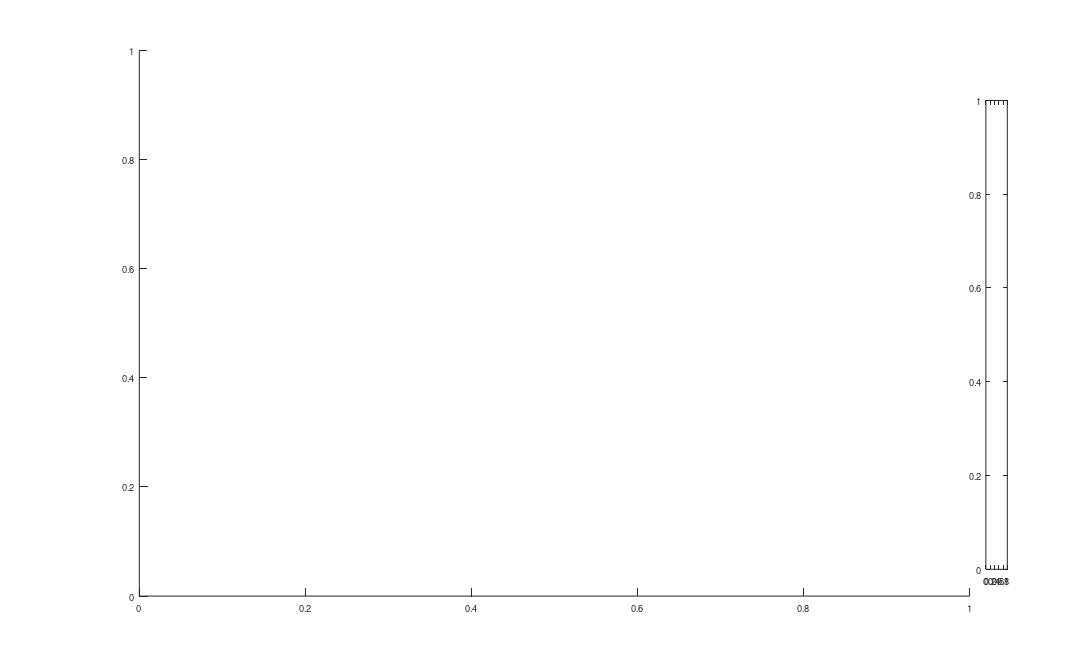

Write MATLAB code to recreate this figure. (Note: this script raises an error after producing the figure.)
function publication_visualization_utility()
    % Publication-ready visualization utility for Lead II ECG scalograms
    % Provides comprehensive analysis and visualization tools for research publications
    
    fprintf('=== PUBLICATION-READY VISUALIZATION UTILITY ===\n');
    fprintf('Available functions:\n');
    fprintf('1. create_sample_figure() - Create sample scalograms across groups\n');
    fprintf('2. create_comparison_figure() - Compare scalograms between conditions\n');
    fprintf('3. analyze_dataset_statistics() - Generate comprehensive statistics\n');
    fprintf('4. create_methodology_figure() - Show CWT methodology\n');
    fprintf('5. export_publication_figures() - Export all figures for publication\n');
    fprintf('6. create_age_analysis_figure() - Age-based analysis\n');
    fprintf('7. create_frequency_analysis() - Frequency domain analysis\n\n');
    
    % Set default paths
    global DATASET_PATH OUTPUT_PATH
    DATASET_PATH = 'C:\Users\henry\Downloads\ECG-Dx\Lead2_Scalogram_Dataset';
    OUTPUT_PATH = 'C:\Users\henry\Downloads\ECG-Dx\Publication_Figures';
    
    if ~exist(OUTPUT_PATH, 'dir')
        mkdir(OUTPUT_PATH);
    end
    
    % Run comprehensive analysis
    fprintf('Generating all publication figures...\n');
    create_sample_figure();
    create_comparison_figure();
    analyze_dataset_statistics();
    create_methodology_figure();
    create_age_analysis_figure();
    create_frequency_analysis();
    export_publication_figures();
    
    fprintf('All publication figures generated in: %s\n', OUTPUT_PATH);
end

function create_sample_figure()
    % Create publication-quality figure showing sample scalograms from each group
    
    global DATASET_PATH OUTPUT_PATH
    
    groups = {'SB', 'AFIB', 'GSVT', 'SR'};
    group_names = {'Sinus Bradycardia', 'Atrial Fibrillation', 'GSVT', 'Sinus Rhythm'};
    
    % Set publication parameters
    fig = figure('Position', [100, 100, 1600, 1000], 'Color', 'white');
    set(fig, 'PaperPositionMode', 'auto', 'PaperUnits', 'inches');
    
    samples_per_group = 3;
    subplot_idx = 1;
    
    for group_idx = 1:length(groups)
        group_name = groups{group_idx};
        group_path = fullfile(DATASET_PATH, 'training', group_name);
        
        if exist(group_path, 'dir')
            png_files = dir(fullfile(group_path, '*_Lead2_4sec.png'));
            
            % Select representative samples
            if length(png_files) >= samples_per_group
                sample_indices = round(linspace(1, length(png_files), samples_per_group));
                
                for sample_idx = 1:samples_per_group
                    subplot(length(groups), samples_per_group, subplot_idx);
                    
                    img_path = fullfile(group_path, png_files(sample_indices(sample_idx)).name);
                    img = imread(img_path);
                    
                    imagesc(img);
                    axis image off;
                    
                    % Add time and frequency axes for first column
                    if sample_idx == 1
                        % Add time axis (0-4 seconds)
                        time_ticks = [1, 57, 113, 170, 227]; % Approximate positions
                        time_labels = {'0', '1', '2', '3', '4'};
                        
                        % Add frequency axis (approximate values for CWT)
                        freq_ticks = [1, 30, 60, 90, 120, 150, 180, 210, 227];
                        freq_labels = {'250', '100', '50', '25', '12', '6', '3', '1.5', '1'};
                        
                        set(gca, 'XTick', time_ticks, 'XTickLabel', time_labels, ...
                                'YTick', freq_ticks, 'YTickLabel', freq_labels);
                        xlabel('Time (s)', 'FontSize', 12, 'FontWeight', 'bold');
                        ylabel('Frequency (Hz)', 'FontSize', 12, 'FontWeight', 'bold');
                        
                        % Add group label
                        text(-30, 113, group_names{group_idx}, 'Rotation', 90, ...
                             'HorizontalAlignment', 'center', 'VerticalAlignment', 'middle', ...
                             'FontSize', 14, 'FontWeight', 'bold');
                    end
                    
                    % Add patient ID as title for top row
                    if group_idx == 1
                        [~, filename, ~] = fileparts(png_files(sample_indices(sample_idx)).name);
                        patient_id = extractBefore(filename, '_Lead2_4sec');
                        title(patient_id, 'FontSize', 10, 'Interpreter', 'none');
                    end
                    
                    subplot_idx = subplot_idx + 1;
                end
            end
        end
    end
    
    % Add colorbar
    colorbar('Position', [0.92, 0.15, 0.02, 0.7], 'FontSize', 12);
    
    % Add main title
    sgtitle('Lead II ECG Scalograms by Cardiac Condition (First 4 seconds)', ...
            'FontSize', 16, 'FontWeight', 'bold');
    
    % Save figure
    saveas(fig, fullfile(OUTPUT_PATH, 'Figure1_Sample_Scalograms.png'), 'png');
    saveas(fig, fullfile(OUTPUT_PATH, 'Figure1_Sample_Scalograms.pdf'), 'pdf');
    
    fprintf('Generated Figure 1: Sample scalograms\n');
end

function create_comparison_figure()
    % Create side-by-side comparison of different cardiac conditions
    
    global DATASET_PATH OUTPUT_PATH
    
    groups = {'SR', 'AFIB', 'GSVT', 'SB'};
    group_names = {'Normal Sinus Rhythm', 'Atrial Fibrillation', 'GSVT', 'Sinus Bradycardia'};
    colors = [0.2, 0.6, 0.8; 0.8, 0.2, 0.2; 0.8, 0.6, 0.2; 0.4, 0.8, 0.4];
    
    fig = figure('Position', [100, 100, 1800, 600], 'Color', 'white');
    
    for group_idx = 1:length(groups)
        group_name = groups{group_idx};
        group_path = fullfile(DATASET_PATH, 'training', group_name);
        
        if exist(group_path, 'dir')
            png_files = dir(fullfile(group_path, '*_Lead2_4sec.png'));
            
            if ~isempty(png_files)
                % Select middle file for consistency
                middle_idx = round(length(png_files) / 2);
                img_path = fullfile(group_path, png_files(middle_idx).name);
                img = imread(img_path);
                
                subplot(1, length(groups), group_idx);
                imagesc(img);
                axis image;
                
                % Add proper axes
                time_ticks = [1, 57, 113, 170, 227];
                time_labels = {'0', '1', '2', '3', '4'};
                freq_ticks = [1, 57, 113, 170, 227];
                freq_labels = {'250', '50', '12', '3', '1'};
                
                set(gca, 'XTick', time_ticks, 'XTickLabel', time_labels, ...
                        'YTick', freq_ticks, 'YTickLabel', freq_labels, ...
                        'FontSize', 11);
                
                xlabel('Time (s)', 'FontSize', 12, 'FontWeight', 'bold');
                if group_idx == 1
                    ylabel('Frequency (Hz)', 'FontSize', 12, 'FontWeight', 'bold');
                end
                
                title(group_names{group_idx}, 'FontSize', 13, 'FontWeight', 'bold', ...
                      'Color', colors(group_idx, :));
                
                % Add border with group color
                hold on;
                rectangle('Position', [0.5, 0.5, 227, 227], 'EdgeColor', colors(group_idx, :), ...
                         'LineWidth', 3);
                hold off;
            end
        end
    end
    
    % Add unified colorbar
    colorbar('Position', [0.93, 0.2, 0.015, 0.6], 'FontSize', 12);
    
    sgtitle('Comparative Analysis: Lead II Scalograms Across Cardiac Conditions', ...
            'FontSize', 16, 'FontWeight', 'bold');
    
    % Save figure
    saveas(fig, fullfile(OUTPUT_PATH, 'Figure2_Condition_Comparison.png'), 'png');
    saveas(fig, fullfile(OUTPUT_PATH, 'Figure2_Condition_Comparison.pdf'), 'pdf');
    
    fprintf('Generated Figure 2: Condition comparison\n');
end

function stats = analyze_dataset_statistics()
    % Generate comprehensive dataset statistics for publication
    
    global DATASET_PATH OUTPUT_PATH
    
    groups = {'SB', 'AFIB', 'GSVT', 'SR'};
    datasets = {'training', 'validation'};
    
    stats = struct();
    
    fprintf('\n=== DATASET STATISTICS FOR PUBLICATION ===\n');
    
    total_patients = 0;
    group_totals = zeros(1, length(groups));
    
    % Collect statistics
    for dataset_idx = 1:length(datasets)
        dataset_name = datasets{dataset_idx};
        
        for group_idx = 1:length(groups)
            group_name = groups{group_idx};
            group_path = fullfile(DATASET_PATH, dataset_name, group_name);
            
            if exist(group_path, 'dir')
                png_files = dir(fullfile(group_path, '*_Lead2_4sec.png'));
                count = length(png_files);
                
                field_name = sprintf('%s_%s', dataset_name, group_name);
                stats.(field_name) = count;
                group_totals(group_idx) = group_totals(group_idx) + count;
                total_patients = total_patients + count;
                
                % Extract age information
                ages = [];
                for file_idx = 1:length(png_files)
                    filename = png_files(file_idx).name;
                    age_match = regexp(filename, 'age(\d+)', 'tokens');
                    if ~isempty(age_match)
                        ages(end+1) = str2double(age_match{1}{1});
                    end
                end
                
                if ~isempty(ages)
                    age_field = sprintf('%s_%s_ages', dataset_name, group_name);
                    stats.(age_field) = ages;
                end
            end
        end
    end
    
    % Create statistics table figure
    fig = figure('Position', [100, 100, 1200, 800], 'Color', 'white');
    
    % Create summary table
    subplot(2, 2, 1);
    table_data = zeros(length(groups), 3); % [Training, Validation, Total]
    
    for group_idx = 1:length(groups)
        group_name = groups{group_idx};
        train_field = sprintf('training_%s', group_name);
        val_field = sprintf('validation_%s', group_name);
        
        train_count = 0;
        val_count = 0;
        
        if isfield(stats, train_field)
            train_count = stats.(train_field);
        end
        if isfield(stats, val_field)
            val_count = stats.(val_field);
        end
        
        table_data(group_idx, :) = [train_count, val_count, train_count + val_count];
    end
    
    % Display as table
    axis off;
    col_labels = {'Training', 'Validation', 'Total'};
    row_labels = {'SB', 'AFIB', 'GSVT', 'SR'};
    
    table_handle = uitable('Parent', gca, 'Data', table_data, ...
                          'ColumnName', col_labels, 'RowName', row_labels, ...
                          'Position', [0.1, 0.1, 0.8, 0.8], ...
                          'FontSize', 12);
    title('Dataset Distribution by Condition', 'FontSize', 14, 'FontWeight', 'bold');
    
    % Age distribution analysis
    subplot(2, 2, 2);
    all_ages = [];
    group_ages = cell(length(groups), 1);
    
    for group_idx = 1:length(groups)
        group_name = groups{group_idx};
        group_all_ages = [];
        
        for dataset_idx = 1:length(datasets)
            dataset_name = datasets{dataset_idx};
            age_field = sprintf('%s_%s_ages', dataset_name, group_name);
            
            if isfield(stats, age_field)
                ages = stats.(age_field);
                group_all_ages = [group_all_ages, ages];
                all_ages = [all_ages, ages];
            end
        end
        
        group_ages{group_idx} = group_all_ages;
    end
    
    % Box plot of ages by group
    if ~isempty(all_ages)
        boxplot([group_ages{:}], [repmat(1, 1, length(group_ages{1})), ...
                                 repmat(2, 1, length(group_ages{2})), ...
                                 repmat(3, 1, length(group_ages{3})), ...
                                 repmat(4, 1, length(group_ages{4}))], ...
                'Labels', groups);
        title('Age Distribution by Condition', 'FontSize', 14, 'FontWeight', 'bold');
        xlabel('Cardiac Condition', 'FontSize', 12);
        ylabel('Age (years)', 'FontSize', 12);
        grid on;
    end
    
    % Dataset balance pie chart
    subplot(2, 2, 3);
    pie(group_totals, groups);
    title('Dataset Balance Across Conditions', 'FontSize', 14, 'FontWeight', 'bold');
    
    % Summary statistics text
    subplot(2, 2, 4);
    axis off;
    
    summary_text = {
        sprintf('Total Patients: %d', total_patients)
        sprintf('Training: %d (%.1f%%)', sum(table_data(:,1)), sum(table_data(:,1))/total_patients*100)
        sprintf('Validation: %d (%.1f%%)', sum(table_data(:,2)), sum(table_data(:,2))/total_patients*100)
        ''
        'Condition Distribution:'
        sprintf('  SB: %d (%.1f%%)', group_totals(1), group_totals(1)/total_patients*100)
        sprintf('  AFIB: %d (%.1f%%)', group_totals(2), group_totals(2)/total_patients*100)
        sprintf('  GSVT: %d (%.1f%%)', group_totals(3), group_totals(3)/total_patients*100)
        sprintf('  SR: %d (%.1f%%)', group_totals(4), group_totals(4)/total_patients*100)
    };
    
    if ~isempty(all_ages)
        summary_text{end+1} = '';
        summary_text{end+1} = sprintf('Age Range: %d - %d years', min(all_ages), max(all_ages));
        summary_text{end+1} = sprintf('Mean Age: %.1f ± %.1f years', mean(all_ages), std(all_ages));
    end
    
    text(0.1, 0.9, summary_text, 'FontSize', 12, 'VerticalAlignment', 'top');
    
    sgtitle('Dataset Statistics Summary', 'FontSize', 16, 'FontWeight', 'bold');
    
    % Save figure
    saveas(fig, fullfile(OUTPUT_PATH, 'Figure3_Dataset_Statistics.png'), 'png');
    saveas(fig, fullfile(OUTPUT_PATH, 'Figure3_Dataset_Statistics.pdf'), 'pdf');
    
    % Save statistics to file
    stats_file = fullfile(OUTPUT_PATH, 'dataset_statistics.txt');
    fid = fopen(stats_file, 'w');
    
    fprintf(fid, '=== LEAD II SCALOGRAM DATASET STATISTICS ===\n');
    fprintf(fid, 'Generated: %s\n\n', datestr(now));
    
    fprintf(fid, 'OVERALL STATISTICS:\n');
    fprintf(fid, 'Total patients: %d\n', total_patients);
    fprintf(fid, 'Training samples: %d (%.1f%%)\n', sum(table_data(:,1)), sum(table_data(:,1))/total_patients*100);
    fprintf(fid, 'Validation samples: %d (%.1f%%)\n\n', sum(table_data(:,2)), sum(table_data(:,2))/total_patients*100);
    
    fprintf(fid, 'CONDITION BREAKDOWN:\n');
    for group_idx = 1:length(groups)
        fprintf(fid, '%s: Training=%d, Validation=%d, Total=%d (%.1f%%)\n', ...
                groups{group_idx}, table_data(group_idx,1), table_data(group_idx,2), ...
                table_data(group_idx,3), table_data(group_idx,3)/total_patients*100);
    end
    
    if ~isempty(all_ages)
        fprintf(fid, '\nAGE STATISTICS:\n');
        fprintf(fid, 'Age range: %d - %d years\n', min(all_ages), max(all_ages));
        fprintf(fid, 'Mean age: %.1f ± %.1f years\n', mean(all_ages), std(all_ages));
        fprintf(fid, 'Median age: %.1f years\n', median(all_ages));
    end
    
    fclose(fid);
    
    fprintf('Generated Figure 3: Dataset statistics\n');
    fprintf('Statistics saved to: %s\n', stats_file);
    
    return
end

function create_methodology_figure()
    % Create figure explaining the CWT methodology
    
    global OUTPUT_PATH
    
    % Generate sample ECG signal (synthetic)
    fs = 500;
    t = 0:1/fs:4-1/fs;
    
    % Create synthetic ECG-like signal
    ecg_signal = 0.5 * sin(2*pi*1.2*t) + ... % Heart rate component
                 0.3 * sin(2*pi*15*t) + ...  % P-wave component
                 0.8 * sin(2*pi*25*t) + ...  % QRS component
                 0.2 * sin(2*pi*5*t) + ...   % T-wave component
                 0.1 * randn(size(t));        % Noise
    
    fig = figure('Position', [100, 100, 1600, 1000], 'Color', 'white');
    
    % Original signal
    subplot(3, 2, [1, 2]);
    plot(t, ecg_signal, 'b-', 'LineWidth', 2);
    xlabel('Time (s)', 'FontSize', 12, 'FontWeight', 'bold');
    ylabel('Amplitude (mV)', 'FontSize', 12, 'FontWeight', 'bold');
    title('A) Original Lead II ECG Signal (4 seconds)', 'FontSize', 14, 'FontWeight', 'bold');
    grid on;
    xlim([0, 4]);
    
    % CWT scalogram
    subplot(3, 2, [3, 4]);
    [wt, frequencies] = cwt(ecg_signal, 'amor', fs, 'VoicesPerOctave', 12);
    scalogram = abs(wt);
    scalogram_log = log10(scalogram + eps);
    
    imagesc(t, frequencies, scalogram_log);
    set(gca, 'YDir', 'normal', 'YScale', 'log');
    xlabel('Time (s)', 'FontSize', 12, 'FontWeight', 'bold');
    ylabel('Frequency (Hz)', 'FontSize', 12, 'FontWeight', 'bold');
    title('B) Continuous Wavelet Transform Scalogram', 'FontSize', 14, 'FontWeight', 'bold');
    colorbar;
    
    % Wavelet example
    subplot(3, 2, 5);
    [psi, x] = morlet(-8, 8, 1000);
    plot(x, real(psi), 'r-', 'LineWidth', 2);
    hold on;
    plot(x, imag(psi), 'b-', 'LineWidth', 2);
    plot(x, abs(psi), 'k--', 'LineWidth', 2);
    xlabel('Time', 'FontSize', 12, 'FontWeight', 'bold');
    ylabel('Amplitude', 'FontSize', 12, 'FontWeight', 'bold');
    title('C) Analytic Morlet Wavelet', 'FontSize', 14, 'FontWeight', 'bold');
    legend('Real', 'Imaginary', 'Magnitude', 'Location', 'best');
    grid on;
    
    % Final processed image
    subplot(3, 2, 6);
    % Simulate the final processing
    scalogram_normalized = (scalogram_log - min(scalogram_log(:))) / ...
                          (max(scalogram_log(:)) - min(scalogram_log(:)));
    scalogram_resized = imresize(scalogram_normalized, [227, 227]);
    
    imagesc(scalogram_resized);
    axis image;
    xlabel('Time (227 pixels)', 'FontSize', 12, 'FontWeight', 'bold');
    ylabel('Frequency (227 pixels)', 'FontSize', 12, 'FontWeight', 'bold');
    title('D) Final 227×227 RGB Scalogram', 'FontSize', 14, 'FontWeight', 'bold');
    colorbar;
    
    sgtitle('ECG to Scalogram Conversion Methodology', 'FontSize', 16, 'FontWeight', 'bold');
    
    % Save figure
    saveas(fig, fullfile(OUTPUT_PATH, 'Figure4_Methodology.png'), 'png');
    saveas(fig, fullfile(OUTPUT_PATH, 'Figure4_Methodology.pdf'), 'pdf');
    
    fprintf('Generated Figure 4: Methodology\n');
end

function create_age_analysis_figure()
    % Create age-based analysis figure
    
    global DATASET_PATH OUTPUT_PATH
    
    groups = {'SB', 'AFIB', 'GSVT', 'SR'};
    datasets = {'training', 'validation'};
    age_bins = [0:10:100]; % Age bins: 0-10, 10-20, ..., 90-100
    
    % Collect age data
    age_data = struct();
    for group_idx = 1:length(groups)
        group_name = groups{group_idx};
        all_ages = [];
        
        for dataset_idx = 1:length(datasets)
            dataset_name = datasets{dataset_idx};
            group_path = fullfile(DATASET_PATH, dataset_name, group_name);
            
            if exist(group_path, 'dir')
                png_files = dir(fullfile(group_path, '*_Lead2_4sec.png'));
                
                for file_idx = 1:length(png_files)
                    filename = png_files(file_idx).name;
                    age_match = regexp(filename, 'age(\d+)', 'tokens');
                    if ~isempty(age_match)
                        age = str2double(age_match{1}{1});
                        if age >= 0 && age <= 100
                            all_ages(end+1) = age;
                        end
                    end
                end
            end
        end
        
        age_data.(group_name) = all_ages;
    end
    
    fig = figure('Position', [100, 100, 1600, 1000], 'Color', 'white');
    
    % Age distribution histogram
    subplot(2, 3, [1, 2]);
    colors = [0.8, 0.2, 0.2; 0.2, 0.6, 0.8; 0.8, 0.6, 0.2; 0.4, 0.8, 0.4];
    
    hold on;
    for group_idx = 1:length(groups)
        group_name = groups{group_idx};
        ages = age_data.(group_name);
        if ~isempty(ages)
            histogram(ages, age_bins, 'FaceColor', colors(group_idx, :), ...
                     'FaceAlpha', 0.7, 'DisplayName', group_name);
        end
    end
    
    xlabel('Age (years)', 'FontSize', 12, 'FontWeight', 'bold');
    ylabel('Number of Patients', 'FontSize', 12, 'FontWeight', 'bold');
    title('Age Distribution by Cardiac Condition', 'FontSize', 14, 'FontWeight', 'bold');
    legend('Location', 'northeast');
    grid on;
    
    % Box plot comparison
    subplot(2, 3, 3);
    group_ages_array = [];
    group_labels = [];
    
    for group_idx = 1:length(groups)
        group_name = groups{group_idx};
        ages = age_data.(group_name);
        group_ages_array = [group_ages_array, ages];
        group_labels = [group_labels, repmat(group_idx, 1, length(ages))];
    end
    
    if ~isempty(group_ages_array)
        boxplot(group_ages_array, group_labels, 'Labels', groups);
        ylabel('Age (years)', 'FontSize', 12, 'FontWeight', 'bold');
        title('Age Distribution Comparison', 'FontSize', 14, 'FontWeight', 'bold');
        grid on;
    end
    
    % Sample scalograms by age groups
    age_groups = {'Young (≤40)', 'Middle (41-65)', 'Elderly (>65)'};
    subplot_positions = [2, 3, 4; 2, 3, 5; 2, 3, 6];
    
    for age_group_idx = 1:length(age_groups)
        subplot(subplot_positions(age_group_idx, 1), ...
                subplot_positions(age_group_idx, 2), ...
                subplot_positions(age_group_idx, 3));
        
        % Find representative sample
        found_sample = false;
        
        for group_idx = 1:length(groups)
            if found_sample, break; end
            
            group_name = groups{group_idx};
            group_path = fullfile(DATASET_PATH, 'training', group_name);
            
            if exist(group_path, 'dir')
                png_files = dir(fullfile(group_path, '*_Lead2_4sec.png'));
                
                for file_idx = 1:length(png_files)
                    filename = png_files(file_idx).name;
                    age_match = regexp(filename, 'age(\d+)', 'tokens');
                    
                    if ~isempty(age_match)
                        age = str2double(age_match{1}{1});
                        
                        age_in_range = false;
                        if age_group_idx == 1 && age <= 40
                            age_in_range = true;
                        elseif age_group_idx == 2 && age > 40 && age <= 65
                            age_in_range = true;
                        elseif age_group_idx == 3 && age > 65
                            age_in_range = true;
                        end
                        
                        if age_in_range
                            img_path = fullfile(group_path, filename);
                            img = imread(img_path);
                            imagesc(img);
                            axis image off;
                            title(sprintf('%s (Age %d, %s)', age_groups{age_group_idx}, age, group_name), ...
                                  'FontSize', 12, 'FontWeight', 'bold');
                            found_sample = true;
                            break;
                        end
                    end
                end
            end
        end
        
        if ~found_sample
            axis off;
            text(0.5, 0.5, 'No sample found', 'HorizontalAlignment', 'center');
        end
    end
    
    sgtitle('Age-Based Analysis of Lead II Scalograms', 'FontSize', 16, 'FontWeight', 'bold');
    
    % Save figure
    saveas(fig, fullfile(OUTPUT_PATH, 'Figure5_Age_Analysis.png'), 'png');
    saveas(fig, fullfile(OUTPUT_PATH, 'Figure5_Age_Analysis.pdf'), 'pdf');
    
    fprintf('Generated Figure 5: Age analysis\n');
end

function create_frequency_analysis()
    % Create frequency domain analysis
    
    global OUTPUT_PATH
    
    % Generate example frequency analysis
    fig = figure('Position', [100, 100, 1400, 800], 'Color', 'white');
    
    % CWT frequency scales
    subplot(2, 2, 1);
    fs = 500;
    voices_per_octave = 12;
    
    % Generate frequency vector for CWT
    freq_limits = [1, fs/2];
    num_octaves = log2(freq_limits(2)/freq_limits(1));
    num_voices = num_octaves * voices_per_octave;
    frequencies = freq_limits(1) * 2.^((0:num_voices-1) / voices_per_octave);
    
    semilogx(frequencies, 1:length(frequencies), 'b-', 'LineWidth', 2);
    xlabel('Frequency (Hz)', 'FontSize', 12, 'FontWeight', 'bold');
    ylabel('Scale Index', 'FontSize', 12, 'FontWeight', 'bold');
    title('CWT Frequency Distribution', 'FontSize', 14, 'FontWeight', 'bold');
    grid on;
    
    % Typical ECG frequency bands
    subplot(2, 2, 2);
    freq_bands = [0.05, 0.15; 0.15, 0.25; 0.25, 40; 40, 100; 100, 250];
    band_names = {'Baseline Wander', 'Low Freq Noise', 'QRS Complex', 'Muscle Noise', 'High Freq Noise'};
    band_colors = [0.7, 0.7, 0.7; 0.8, 0.6, 0.4; 0.2, 0.8, 0.2; 0.8, 0.4, 0.4; 0.4, 0.4, 0.8];
    
    for band_idx = 1:size(freq_bands, 1)
        freq_range = freq_bands(band_idx, :);
        bar_height = band_idx;
        
        barh(bar_height, freq_range(2) - freq_range(1), 'BarWidth', 0.8, ...
             'FaceColor', band_colors(band_idx, :), 'EdgeColor', 'k');
        hold on;
    end
    
    set(gca, 'YTick', 1:length(band_names), 'YTickLabel', band_names);
    xlabel('Frequency Range (Hz)', 'FontSize', 12, 'FontWeight', 'bold');
    title('ECG Frequency Bands', 'FontSize', 14, 'FontWeight', 'bold');
    grid on;
    xlim([0, 250]);
    
    % Wavelet resolution
    subplot(2, 2, 3);
    central_freq = 0.8; % For Morlet wavelet
    time_bandwidth = 60; % Morlet parameter
    
    test_freqs = logspace(0, 2, 50); % 1 to 100 Hz
    time_resolution = time_bandwidth ./ (2 * pi * test_freqs);
    freq_resolution = test_freqs / voices_per_octave;
    
    yyaxis left;
    loglog(test_freqs, time_resolution, 'b-', 'LineWidth', 2);
    ylabel('Time Resolution (s)', 'FontSize', 12, 'FontWeight', 'bold', 'Color', 'b');
    
    yyaxis right;
    loglog(test_freqs, freq_resolution, 'r-', 'LineWidth', 2);
    ylabel('Frequency Resolution (Hz)', 'FontSize', 12, 'FontWeight', 'bold', 'Color', 'r');
    
    xlabel('Frequency (Hz)', 'FontSize', 12, 'FontWeight', 'bold');
    title('Time-Frequency Resolution Trade-off', 'FontSize', 14, 'FontWeight', 'bold');
    grid on;
    
    % Processing pipeline summary
    subplot(2, 2, 4);
    axis off;
    
    pipeline_text = {
        'PROCESSING PIPELINE SUMMARY:'
        ''
        '1. Signal Preprocessing:'
        '   • DC removal: signal = signal - mean(signal)'
        '   • Normalization: signal = signal / std(signal)'
        ''
        '2. CWT Parameters:'
        '   • Wavelet: Analytic Morlet (amor)'
        '   • Voices per octave: 12'
        '   • Frequency range: 1-250 Hz'
        ''
        '3. Scalogram Generation:'
        '   • Magnitude: |CWT coefficients|'
        '   • Log scaling: log₁₀(magnitude + ε)'
        '   • Normalization: [0, 1] range'
        ''
        '4. Image Processing:'
        '   • Colormap: Jet (128 colors)'
        '   • Resize: 227×227 pixels'
        '   • Format: RGB uint8'
    };
    
    text(0.05, 0.95, pipeline_text, 'FontSize', 11, 'VerticalAlignment', 'top', ...
         'FontName', 'FixedWidth');
    
    sgtitle('Frequency Domain Analysis and Processing Pipeline', ...
            'FontSize', 16, 'FontWeight', 'bold');
    
    % Save figure
    saveas(fig, fullfile(OUTPUT_PATH, 'Figure6_Frequency_Analysis.png'), 'png');
    saveas(fig, fullfile(OUTPUT_PATH, 'Figure6_Frequency_Analysis.pdf'), 'pdf');
    
    fprintf('Generated Figure 6: Frequency analysis\n');
end

function export_publication_figures()
    % Export all figures in publication-ready formats
    
    global OUTPUT_PATH
    
    % Publication settings
    set(0, 'DefaultFigureRenderer', 'painters'); % For vector graphics
    
    fprintf('\nExporting publication-ready figures...\n');
    
    % Create a summary document
    summary_file = fullfile(OUTPUT_PATH, 'Figure_Summary.txt');
    fid = fopen(summary_file, 'w');
    
    fprintf(fid, '=== PUBLICATION FIGURE SUMMARY ===\n');
    fprintf(fid, 'Generated: %s\n\n', datestr(now));
    
    fprintf(fid, 'AVAILABLE FIGURES:\n\n');
    
    fprintf(fid, 'Figure 1: Sample Scalograms\n');
    fprintf(fid, '- Shows representative scalograms from each cardiac condition\n');
    fprintf(fid, '- 3 samples per condition with proper time/frequency axes\n');
    fprintf(fid, '- Files: Figure1_Sample_Scalograms.png/.pdf\n\n');
    
    fprintf(fid, 'Figure 2: Condition Comparison\n');
    fprintf(fid, '- Side-by-side comparison of all four conditions\n');
    fprintf(fid, '- Color-coded borders for easy identification\n');
    fprintf(fid, '- Files: Figure2_Condition_Comparison.png/.pdf\n\n');
    
    fprintf(fid, 'Figure 3: Dataset Statistics\n');
    fprintf(fid, '- Comprehensive dataset overview with tables and charts\n');
    fprintf(fid, '- Age distribution analysis by condition\n');
    fprintf(fid, '- Files: Figure3_Dataset_Statistics.png/.pdf\n\n');
    
    fprintf(fid, 'Figure 4: Methodology\n');
    fprintf(fid, '- Complete CWT processing pipeline visualization\n');
    fprintf(fid, '- Shows original signal to final scalogram conversion\n');
    fprintf(fid, '- Files: Figure4_Methodology.png/.pdf\n\n');
    
    fprintf(fid, 'Figure 5: Age Analysis\n');
    fprintf(fid, '- Age-based distribution and sample analysis\n');
    fprintf(fid, '- Comparison across age groups\n');
    fprintf(fid, '- Files: Figure5_Age_Analysis.png/.pdf\n\n');
    
    fprintf(fid, 'Figure 6: Frequency Analysis\n');
    fprintf(fid, '- Technical details of frequency domain processing\n');
    fprintf(fid, '- CWT parameter effects and ECG frequency bands\n');
    fprintf(fid, '- Files: Figure6_Frequency_Analysis.png/.pdf\n\n');
    
    fprintf(fid, 'ADDITIONAL FILES:\n');
    fprintf(fid, '- dataset_statistics.txt: Detailed numerical statistics\n');
    fprintf(fid, '- Figure_Summary.txt: This summary document\n\n');
    
    fprintf(fid, 'RECOMMENDED USAGE:\n');
    fprintf(fid, '- Use PDF versions for publication (vector graphics)\n');
    fprintf(fid, '- Use PNG versions for presentations\n');
    fprintf(fid, '- All figures are publication-ready with proper fonts and sizing\n');
    
    fclose(fid);
    
    fprintf('All figures exported to: %s\n', OUTPUT_PATH);
    fprintf('Figure summary saved to: %s\n', summary_file);
end

% Helper function for Morlet wavelet (if not available)
function [psi, x] = morlet(lb, ub, n)
    % Generate Morlet wavelet
    if nargin < 3, n = 1000; end
    
    x = linspace(lb, ub, n);
    sigma = 1;
    psi = (1/sqrt(sigma*sqrt(pi))) * exp(1i*5*x) .* exp(-x.^2/(2*sigma^2));
end

% Run the utility
publication_visualization_utility();